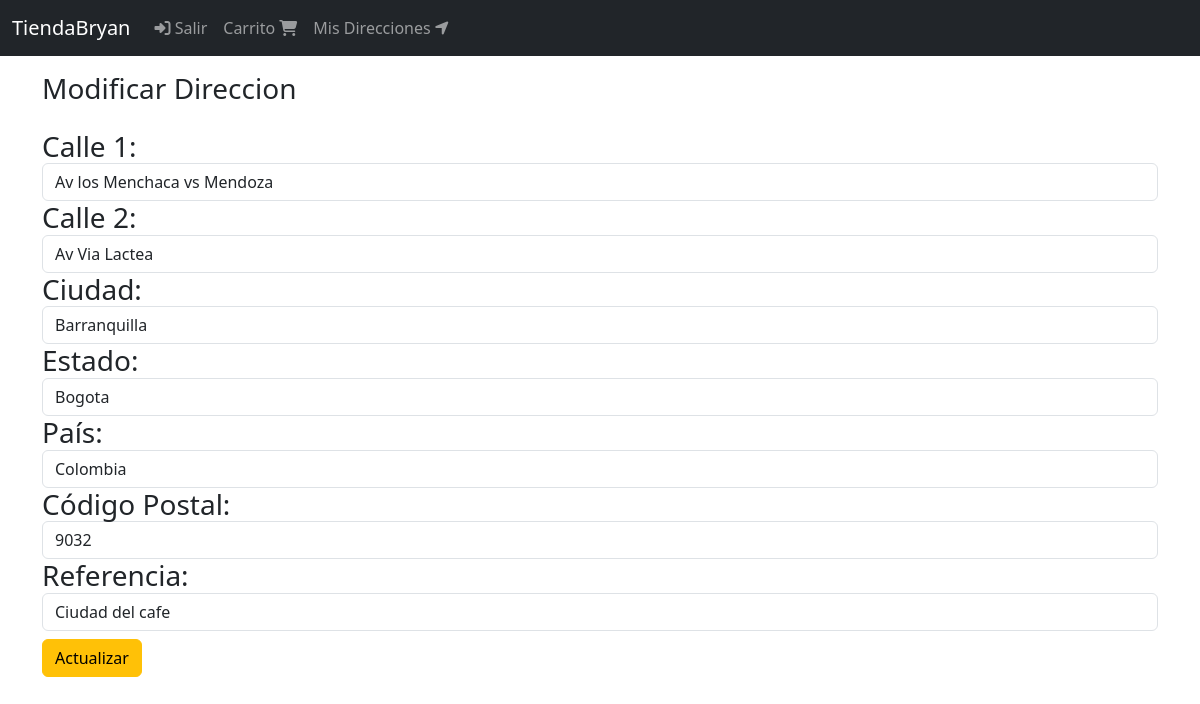
The app's page /direcciones/editar/8 (signed in) with its own data.
### DirEnvio/models.py (models this page shows, shortened)
class DireccionEnvio(models.Model):
    user = models.ForeignKey(User, null=False, blank=False, on_delete=models.CASCADE)
    line1 = models.CharField(max_length=300)
    line2 = models.CharField(max_length=300, blank=True)
    city = models.CharField(max_length=100)
    state = models.CharField(max_length=100)
    country = models.CharField(max_length=50)
    reference = models.CharField(max_length=300)
    postal_code = models.CharField(max_length=10, null=False, blank=False)
    default = models.BooleanField(default=False)
    created_at = models.DateTimeField(auto_now_add=True)

### DirEnvio/views.py (the view, shortened to what this page needs)
# urls.py: path('editar/<int:pk>', views.UpdateDireccion.as_view(), name='update'),
class UpdateDireccion(LoginRequiredMixin, SuccessMessageMixin, UpdateView):
    login_url = 'login'
    model = DireccionEnvio
    form_class = DireccionEnvioForm
    template_name = 'direccion_envios/actualizar.html'
    success_message = 'Enhorabuena Direccion Actualizada Correctamente'

### DirEnvio/templates/direccion_envios/actualizar.html
{% extends 'base.html' %}
{% block content %}
<div class="col">
    <div class="h3">
        Modificar Direccion
        <div class="">
            {% include 'direccion_envios/snippets/form.html' with messages='Actualizar' %}
        </div>
    </div>
</div>
{% endblock %}

### DirEnvio/templates/direccion_envios/snippets/form.html (shortened to what this page needs)
<div class="mt-4">
    <form method="post">
        {% for field in form %}
            <div class="form-group">
                {{field.label_tag}}
                {{field}}
            </div>
        {% endfor %}
        <button class="btn btn-warning mt-2" type="submit">{{messages}}</button>
    </form>
</div>

### records on screen
DireccionEnvio: form "Av los Menchaca vs Mendoza" "Av Via Lactea" "Barranquilla" "Bogota" "Colombia" "9032" "Ciudad del cafe"

### other values on screen
{{ field.label_tag }} "Calle 1:" "Calle 2:" "Ciudad:" "Estado:" "País:" "Código Postal:" "Referencia:"
{{ messages }} "Actualizar"
